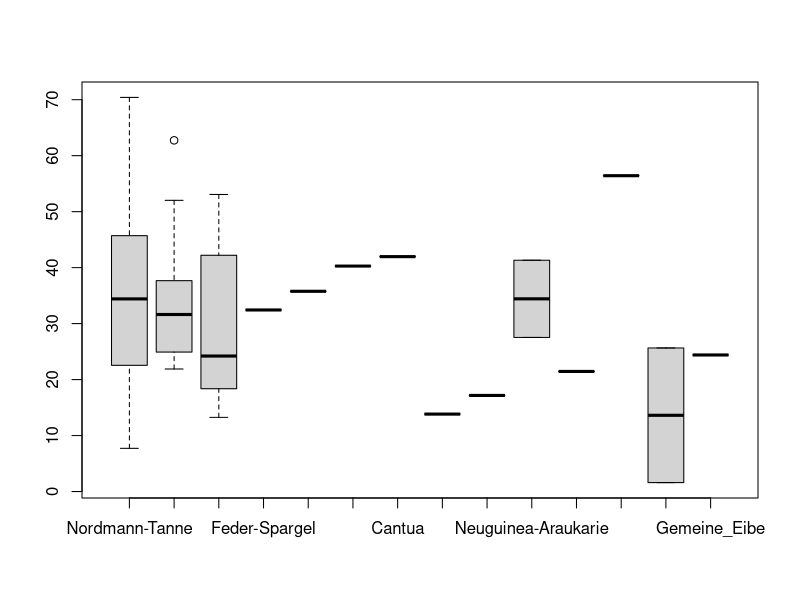
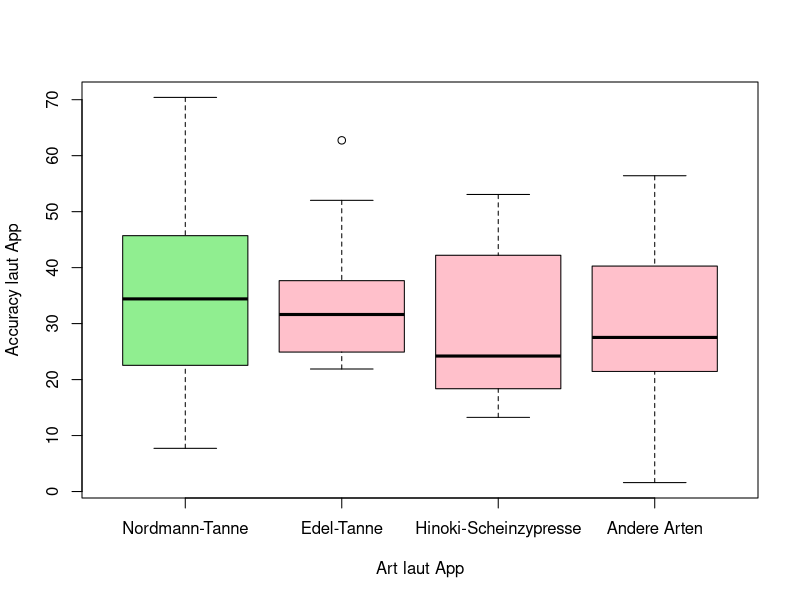
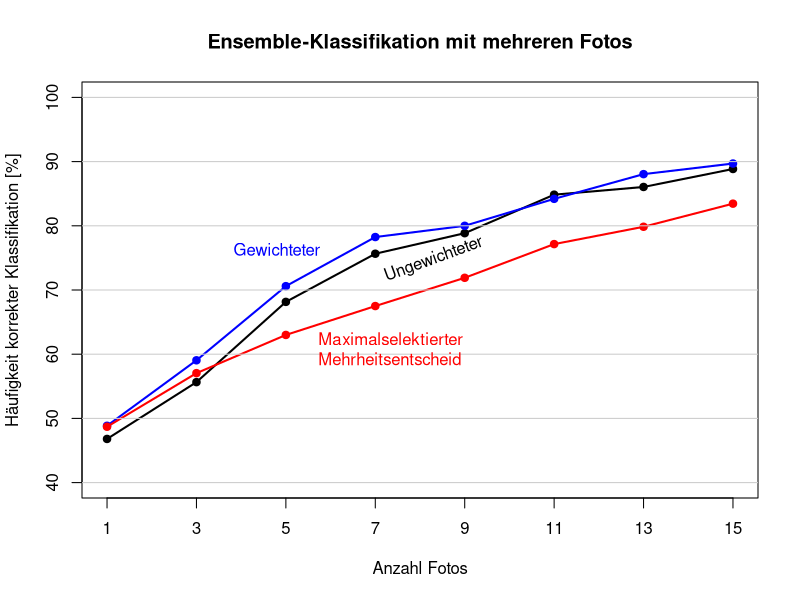

The R script that drew these images, in order:
library("purrr")
set.seed(1234)

# Accuracies returned for each species:
res <- list(
  Caucasian_fir = c(43.64, 59.75, 34.42, 43.81, 33.69, 56.09, 65.31, 32.51, 22.55, 27.38, 21.50, 20.77, 34.47, 20.37, 45.71, 19.11, 32.89, 34.71, 12.03, 29.13, 59.32, 30.29, 70.41, 7.72, 62.92, 33.90, 21.25, 60.26, 15.03, 43.93, 35.25, 65.44, 35.86),
  Noble_fir = c(31.63, 24.18, 36.15, 62.74, 38.13, 52.02, 28.14, 25.39, 23.25, 21.89, 28.18, 51.85, 33.94, 23.00, 37.67, 24.92, 37.56),
  Hinoki_cypress = c(13.25, 25.69, 18.37, 53.07, 22.73, 42.21),
  Common_Asparagus_Fern = c(32.44),
  Red_fir = c(35.77),
  Pomegranate = c(40.28),
  Sacred_flower_of_the_Incas = c(41.97),
  Norfolk_Island_Pine = c(13.84),
  Flaky_juniper = c(17.17),
  Hoop_pine = c(27.53, 41.32),
  Japanese_holly = c(21.46),
  Pacific_silver_fir = c(56.42),
  Cook_pine = c(1.6, 25.65),
  Common_yew = c(24.40)
)

# Table with German and scientific species names and Wikipedia URLs:
species_list <- list(
  Caucasian_fir = c("Nordmann-Tanne", "Abies nordmanniana", "https://de.wikipedia.org/wiki/Nordmann-Tanne"),
  Noble_fir = c("Edel-Tanne", "Abies procera", "https://de.wikipedia.org/wiki/Edel-Tanne"),
  Hinoki_cypress = c("Hinoki-Scheinzypresse", "Chamaecyparis obtusa", "https://de.wikipedia.org/wiki/Hinoki-Scheinzypresse"),
  Common_Asparagus_Fern = c("Feder-Spargel", "Asparagus setaceus", "https://de.wikipedia.org/wiki/Feder-Spargel"),
  Red_fir = c("Pracht-Tanne", "Abies magnifica", "https://de.wikipedia.org/wiki/Pracht-Tanne"),
  Pomegranate = c("Granatalpfel", "Punica granatum", "https://de.wikipedia.org/wiki/Granatapfel"),
  Sacred_flower_of_the_Incas = c("Cantua", "Cantua buxifolia", "https://de.wikipedia.org/wiki/Cantua_buxifolia"),
  Norfolk_Island_Pine = c("Norfolk-Tanne", "Araucaria heterophylla", "https://de.wikipedia.org/wiki/Zimmertanne"),
  Flaky_juniper = c("Beschuppter Wacholder", "Juniperus squamata", "https://de.wikipedia.org/wiki/Beschuppter_Wacholder"),
  Hoop_pine = c("Neuguinea-Araukarie", "Araucaria cunninghamii", "https://de.wikipedia.org/wiki/Neuguinea-Araukarie"),
  Japanese_holly = c("Japanische Stechpalme", "Ilex crenata", "https://de.wikipedia.org/wiki/Stechpalmen"),
  Pacific_silver_fir = c("Purpur-Tanne", "Abies amabilis", "https://de.wikipedia.org/wiki/Purpur-Tanne"),
  Cook_pine = c("Araucaria columnaris", "Araucaria columnaris", "https://de.wikipedia.org/wiki/Araucaria_columnaris"),
  Common_yew = c("Gemeine Eibe", "Taxus baccata", "https://de.wikipedia.org/wiki/Europ%C3%A4ische_Eibe")
)
species <- species_list %>% unlist() %>% 
  matrix(ncol = 3, byrow = TRUE) %>% 
  as.data.frame()
colnames(species) <- c("german", "scientific", "url")
rownames(species) <- names(species_list)
species$english <- gsub("_", " ", names(species_list))

# Rename res list and species row names to German species names:
names(res) <- gsub(" ", "_", species[names(res), "german"])
rownames(species) <- gsub(" ", "_", species$german)


boxplot(res)

dat <- unlist(res)
dat <- data.frame(
  species = rep(names(res), sapply(res, length)),
  accuracy = unname(dat)
)

# Aggregated species variable for a less busy boxplot:
dat$reduced_species <- dat$species
sel_other <- !(dat$reduced_species %in% 
                 c("Nordmann-Tanne", "Edel-Tanne", "Hinoki-Scheinzypresse"))
dat$reduced_species[sel_other] <- "Andere Arten"
dat$reduced_species <- factor(dat$reduced_species,
                              levels = c("Nordmann-Tanne", "Edel-Tanne", 
                                         "Hinoki-Scheinzypresse", "Andere Arten"))

# Simulate a majority vote over k pictures using
# resampled classification results drawn without replacement
# from the observations:
MV <- function(x = 0, y = dat, k = 3, 
               weights = NULL, maxacc = FALSE) {
  if (maxacc & is.null(weights))
    stop("maxacc option requires weights argument to specify accuracy variable")
  
  prob <- NULL
  if (is.data.frame(y)) {
    if (!is.null(weights)) {
      weights <- y[,weights]
    }
    y <- y$species
  }
  sel <- sample(1:length(y), size = k, replace = FALSE)
  if (is.null(weights)) {
    tbl <- table(y[sel])
  } else {
    if (maxacc) {
      tbl <- tapply(weights[sel], y[sel], max)
    } else {
      tbl <- tapply(weights[sel], y[sel], sum)
    }
  }
  tbl <- tbl[ tbl == max(tbl) ]
  if (length(tbl) > 1)
    tbl <- tbl[ sample(1:length(tbl), size = 1) ]
  names(tbl)
}

# MV(k = 5)
# MV(k = 5, weights = "accuracy")

# # Repeat this e.g. 100 times:
# mean(sapply(1:100, MV, k = 10) == "Nordmann-Tanne")
# mean(sapply(1:100, MV, k = 5, weights = "accuracy") == "Nordmann-Tanne")

# Estimate the accuracy of predictions using an ensemble
# approach with majority vote or weightes majority vote:
MVacc <- function(x, n = 2000, truth = "Nordmann-Tanne", ...) {
  mean(sapply(1:n, MV, k = x, ...) == truth)
}

# Estimate mean accuracies for ensembles of size 1, ..., 15
# using ordinary and weightes majority voting schemes:
k <- seq(1,15,by=2)
acc <- sapply(k, MVacc)
acc_wgt <- sapply(k, MVacc, weights = "accuracy")
acc_max <- sapply(k, MVacc, weights = "accuracy", maxacc = TRUE)

species$count <- as.numeric(table(dat$species)[rownames(species)])
species$mean_acc <- tapply(dat$accuracy, factor(dat$species), mean)[rownames(species)]
species$max_acc <- tapply(dat$accuracy, factor(dat$species), max)[rownames(species)]

# Re-format table for use with kableExtra:
kbl <- data.frame(
  name = paste0("[", species$german, " (*", species$scientific, "*)](", species$url, ")"),
  count = species$count,
  mean_acc = round(species$mean_acc, 2),
  max_acc = species$max_acc
)
kbl <- kbl[order(kbl$count, decreasing = TRUE),]
# kableExtra::kbl(kbl, col.names = c("Art laut App", "Häufigkeit",
#                                    "Mittlere *accuracy*", "Maximale *accuracy*"))

# Save results for re-use by Markdown file:
save(res, species, dat, k, acc, acc_wgt, acc_max, kbl, 
     file = "plant-id.rda")


mean(dat$species == "Nordmann-Tanne")

kableExtra::kbl(kbl, col.names = c("Art laut App", "Häufigkeit",
                                   "Mittlere *accuracy*", "Maximale *accuracy*"))

boxplot(accuracy ~ reduced_species, data = dat,
        xlab = "Art laut App", ylab = "Accuracy laut App",
        col = c("lightgreen", rep("pink",3)))


plot(k, acc*100, type = "l", ylim = c(40, 100), lwd = 2,
     xaxt = "n", xlab = "Anzahl Fotos", ylab = "Häufigkeit korrekter Klassifikation [%]",
     main = "Ensemble-Klassifikation mit mehreren Fotos")
axis(1, at = k, labels = as.character(k))
points(k, acc*100, pch = 19)
lines(k, acc_wgt*100, col = "blue", lwd = 2)
points(k, acc_wgt*100, pch = 19, col = "blue")
lines(k, acc_max*100, col = "red", lwd = 2)
points(k, acc_max*100, pch = 19, col = "red")
abline(h = seq(40,100,by=10), col = "grey80")
text(6, 76, "Gewichteter", col = "blue", pos = 2)
text(7, 72, "Ungewichteter", pos = 4, srt = 20)
text(5.5, 60, "Maximalselektierter\nMehrheitsentscheid", pos = 4, col = "red")
